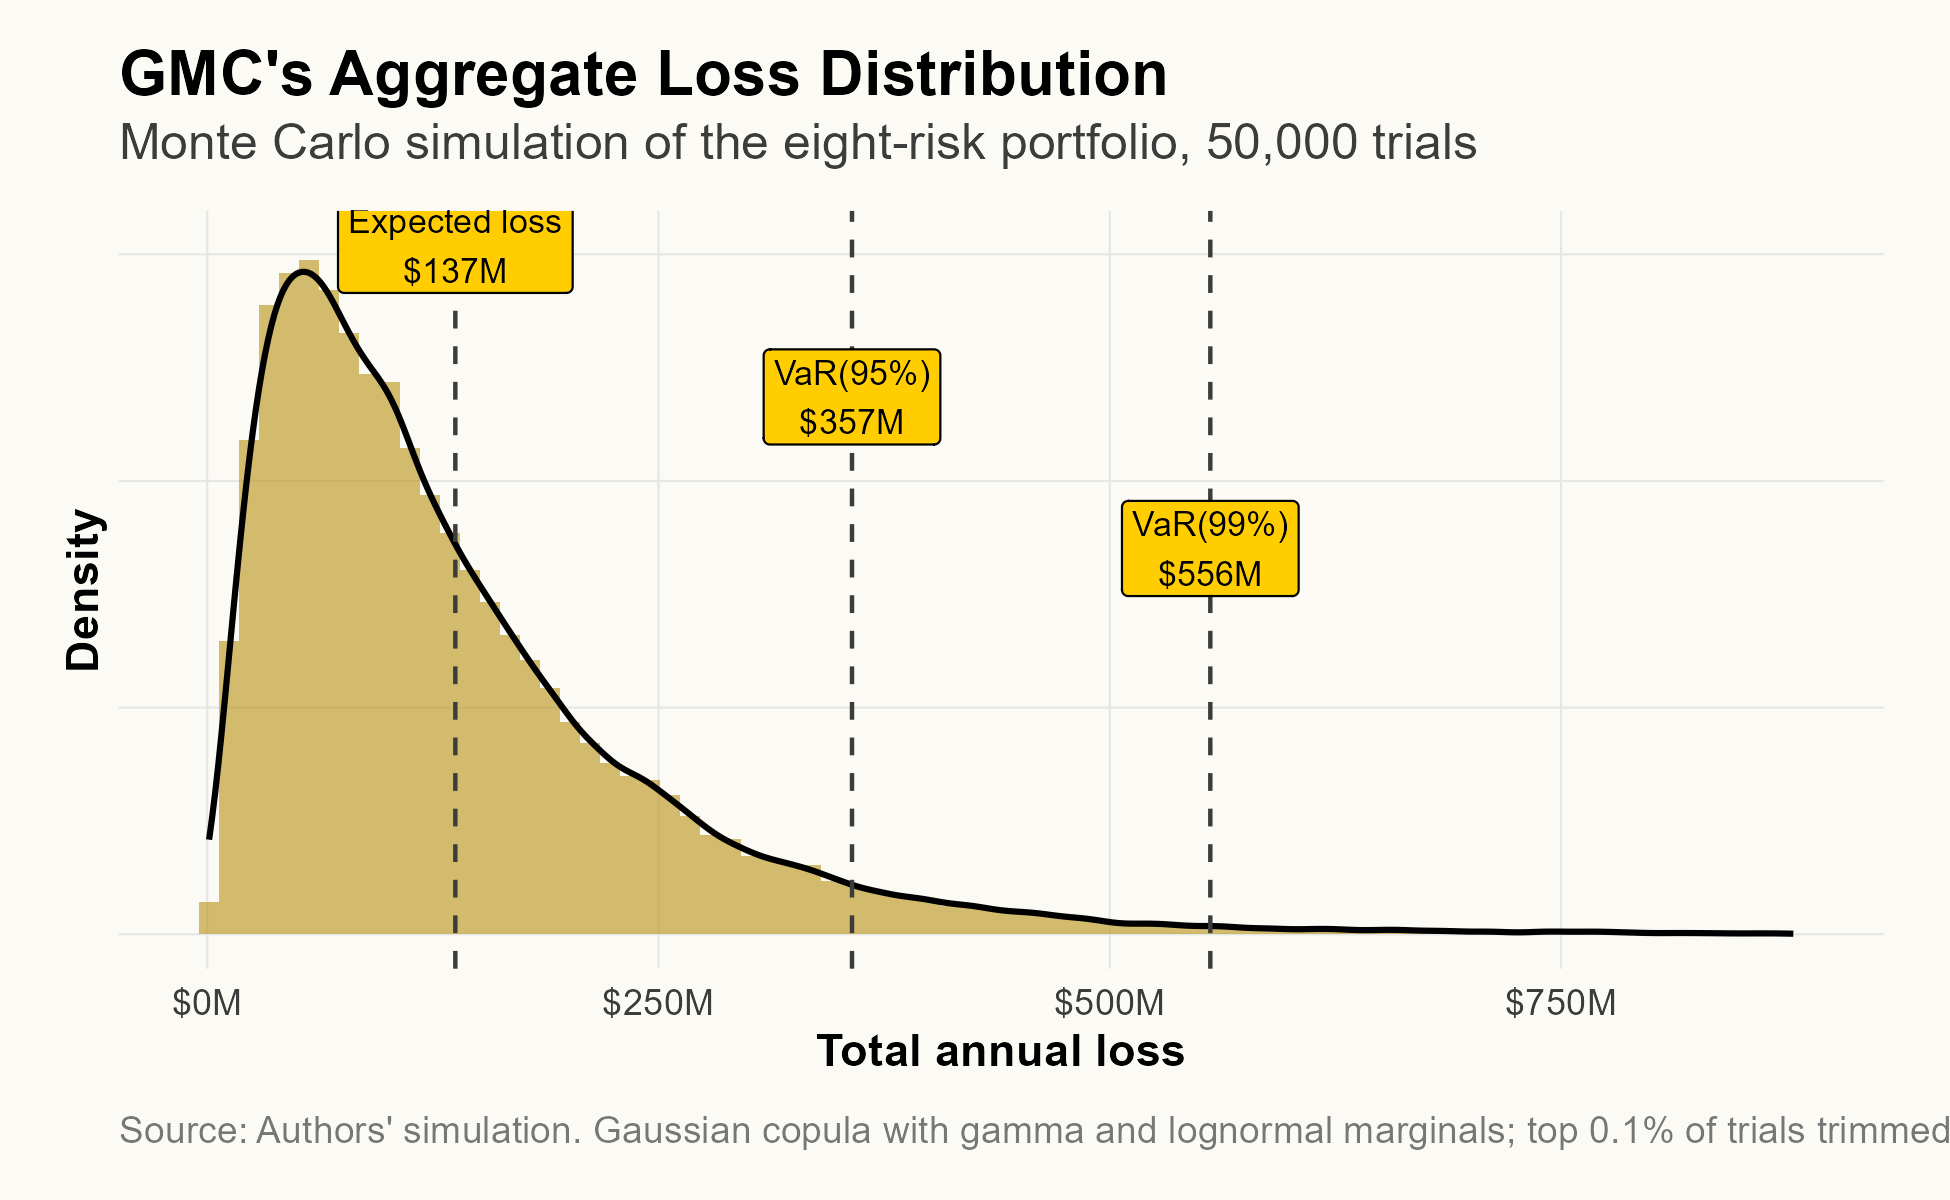

Here is the R script that generated this plot:
# Chapter 6, Figure 6.1: Aggregate loss distribution for Global Manufacturing Co.
# Monte Carlo simulation of the 8-risk portfolio from Section 12 (Gaussian
# copula with lognormal marginals), 50,000 trials.

library(ggplot2)
source("second_ed/rscripts/erm_textbook_style.r")

set.seed(42)
n_trials <- 50000

# Risk register (Section 12.2): expected loss and standard deviation, $M
risk_names <- c("Credit", "FX", "Commodity", "Property",
                "Liability", "Supply chain", "Cyber", "Strategic")
mu <- c(30, 15, 20, 8, 12, 25, 10, 18)
sigma <- c(25, 30, 35, 15, 20, 40, 25, 30)

# Correlation matrix (Section 12.3)
R <- matrix(c(
  1.00, 0.30, 0.40, 0.10, 0.20, 0.35, 0.15, 0.50,
  0.30, 1.00, 0.25, 0.05, 0.10, 0.20, 0.10, 0.20,
  0.40, 0.25, 1.00, 0.10, 0.15, 0.30, 0.05, 0.35,
  0.10, 0.05, 0.10, 1.00, 0.30, 0.60, 0.20, 0.10,
  0.20, 0.10, 0.15, 0.30, 1.00, 0.25, 0.15, 0.25,
  0.35, 0.20, 0.30, 0.60, 0.25, 1.00, 0.20, 0.40,
  0.15, 0.10, 0.05, 0.20, 0.15, 0.20, 1.00, 0.20,
  0.50, 0.20, 0.35, 0.10, 0.25, 0.40, 0.20, 1.00
), nrow = 8, byrow = TRUE)

# Mixture of marginals (Section 12.5): lognormal for the most skewed
# operational risks (supply chain, cyber), gamma for the rest. Both families
# are fit to match each risk's register mean and SD exactly.
lognormal_risks <- c(6, 7)
sdlog <- sqrt(log(1 + (sigma / mu)^2))
meanlog <- log(mu) - sdlog^2 / 2
shape <- (mu / sigma)^2
rate <- mu / sigma^2

# Gaussian copula: correlated normals -> uniforms -> marginals
L <- chol(R)
Z <- matrix(rnorm(n_trials * 8), ncol = 8) %*% L
U <- pnorm(Z)
losses <- sapply(1:8, function(i) {
  if (i %in% lognormal_risks) {
    qlnorm(U[, i], meanlog[i], sdlog[i])
  } else {
    qgamma(U[, i], shape = shape[i], rate = rate[i])
  }
})
total <- rowSums(losses)

exp_loss <- mean(total)
var95 <- quantile(total, 0.95)
var99 <- quantile(total, 0.99)

cat(sprintf("Expected loss: $%.0fM\n", exp_loss))
cat(sprintf("Portfolio SD:  $%.0fM\n", sd(total)))
cat(sprintf("VaR(95%%):      $%.0fM\n", var95))
cat(sprintf("VaR(99%%):      $%.0fM\n", var99))
cat(sprintf("Max simulated: $%.0fM\n", max(total)))

plot_data <- data.frame(total = total[total <= quantile(total, 0.999)])

marker <- function(x, lab, ymax) {
  list(
    geom_vline(xintercept = x, linetype = "dashed",
               color = erm_colors$dark_gray, linewidth = 0.5),
    annotate("label", x = x, y = ymax,
             label = sprintf("%s\n$%.0fM", lab, x),
             size = 2.9, fill = erm_colors$iowa_gold,
             color = erm_colors$iowa_black)
  )
}

p <- ggplot(plot_data, aes(x = total)) +
  geom_histogram(aes(y = after_stat(density)), bins = 80,
                 fill = erm_colors$dark_gold, color = NA, alpha = 0.55) +
  geom_density(color = erm_colors$iowa_black, linewidth = 0.7)

ymax <- max(ggplot_build(p)$data[[2]]$y) * 1.04

p <- p +
  marker(exp_loss, "Expected loss", ymax) +
  marker(var95, "VaR(95%)", ymax * 0.78) +
  marker(var99, "VaR(99%)", ymax * 0.56) +
  scale_x_continuous(labels = function(x) sprintf("$%.0fM", x)) +
  labs(
    title = "GMC's Aggregate Loss Distribution",
    subtitle = "Monte Carlo simulation of the eight-risk portfolio, 50,000 trials",
    x = "Total annual loss",
    y = "Density",
    caption = "Source: Authors' simulation. Gaussian copula with gamma and lognormal marginals; top 0.1% of trials trimmed for display."
  ) +
  theme_erm_textbook(base_size = 11) +
  theme(axis.text.y = element_blank())

ggsave("second_ed/rscripts/chapter6/c6_aggregate_loss.png",
       plot = p, width = 6.5, height = 4, dpi = 300)
